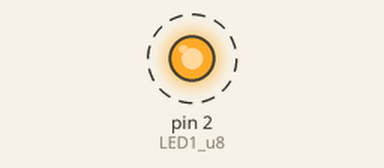
This sketch was run on a simulated Arduino Uno, built with avr-gcc and run on an emulated ATmega328P. Parts: output pins drawn as LEDs (lit = HIGH). Dashed ring = blinking. What the sketch prints to the serial monitor is not drawn.

Above: at 0.5 s.
Timing chart, 0 to 4.6 s (numbered marks = the images above):
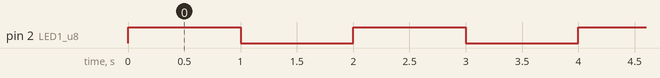

The sketch:

LED_Blinking.ino
```cpp
#define LED1_u8 2
void setup() {
  // put your setup code here, to run once:
  Serial.begin(115200);
  Serial.println("LED BLINKING");
  pinMode(LED1_u8, OUTPUT);
}

void loop() {
  digitalWrite(LED1_u8, HIGH);
  delay(1000);
  digitalWrite(LED1_u8, LOW);
  delay(1000);
}
```

Measured:
- by itself, pin 2 (LED1_u8): alternates HIGH for 1.0 s and LOW for 1.0 s
